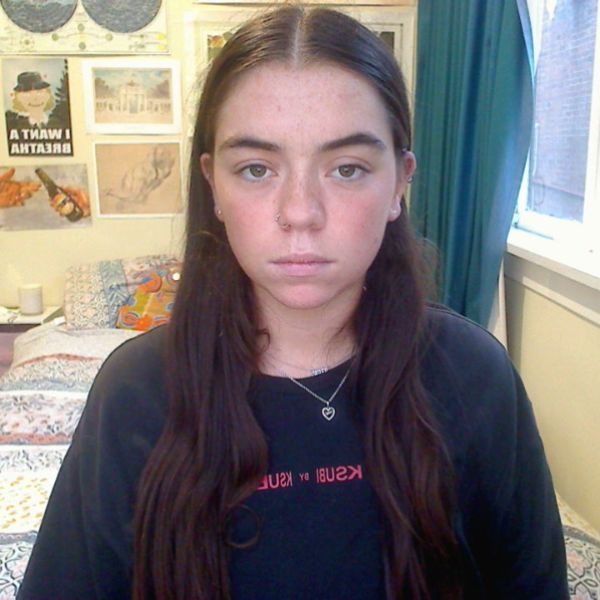
//> input picture Belle.jpg, 600 x 600 px, given in place of the camera
$ ./main   (built with g++ and OpenCV 4)
//> lines starting //> are read from the running program, lines starting //| are printed output that depends on the picture; after the words box and inside, x2 and y2 are one past the last pixel; in counts of white or black regions, pixels touching at a corner belong together
#include "opencv2/objdetect/objdetect.hpp"
#include "opencv2/highgui/highgui.hpp"
#include "opencv2/imgproc/imgproc.hpp"
#include <iostream>
#include <stdio.h>


using namespace std;
using namespace cv;


int main()
{
	double scale = 2.0; //Scales frame resolution (higher = quicker, 1.0 = default)

	//Importing cascade dependencies
	CascadeClassifier faceCascade;
	faceCascade.load("C:/OpenCV4/etc/haarcascades//haarcascade_frontalface_alt.xml");


	VideoCapture cap(0);
	if (!cap.isOpened())
		return -1;

	for (;;)
	{
		Mat frame;
		cap >> frame;
//> frame is the input picture: 600 rows x 600 cols, CV_8UC3; mean B, G, R 114.8, 116, 122.7

		Mat grayscale;
		cvtColor(frame, grayscale, COLOR_BGR2GRAY);
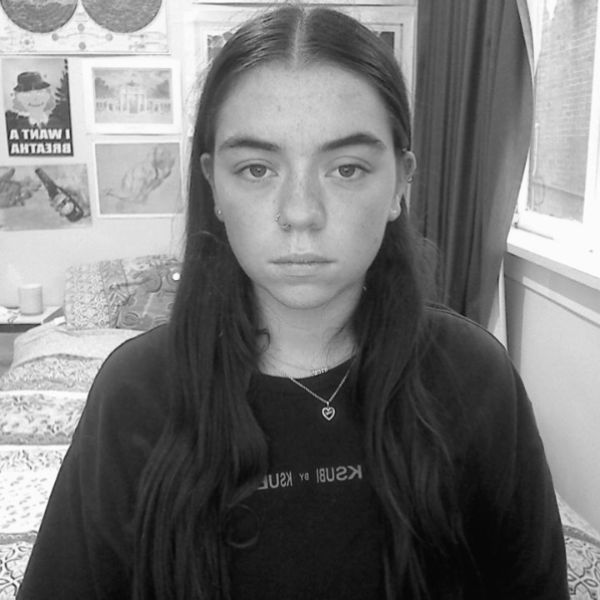
//> grayscale: 600 rows x 600 cols, CV_8UC1; min 4, max 255, mean 117.9
		resize(grayscale, grayscale, Size(grayscale.size().width / scale, grayscale.size().height / scale));
//> grayscale: 300 rows x 300 cols, CV_8UC1

		vector<Rect> faces;
		faceCascade.detectMultiScale(grayscale, faces, 1.1, 3, 0, Size(30, 30));
//> faces = 1 Rect (x, y, width, height): [94, 38, 115, 115]
		int numFaces = faces.size();//Calculating the number of faces and storing the integer value in x//
//> numFaces = 1

		for (Rect area : faces)
		{
			Scalar drawColor = Scalar(255, 0, 0);
			rectangle(frame, Point(cvRound(area.x * scale), cvRound(area.y * scale)),
				Point(cvRound((area.x + area.width - 1) * scale), cvRound((area.y + area.height - 1) * scale)), drawColor);

		}
//> this loop made 1 pass
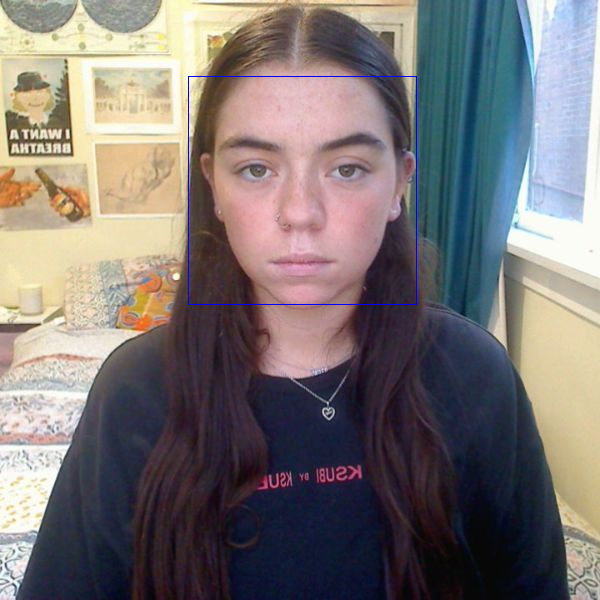
//> frame: 600 rows x 600 cols, CV_8UC3; 0.25% of pixels changed, all inside (x1, y1, x2, y2) = (188, 76, 417, 305)
		cout << "Number of face(s)in the image=" << numFaces << endl;//Displaying the value of x in the console window//
//| Number of face(s)in the image=1
		string s = to_string(numFaces);
//> s = '1'
		string concat = "Number of face(s) in the image: " + s;
//> concat = "Number of face(s) in the image: 1"
		putText(frame, concat, Point(50, 50), cv::FONT_HERSHEY_DUPLEX, 0.5, cv::Scalar(255, 0, 0), 2, false);
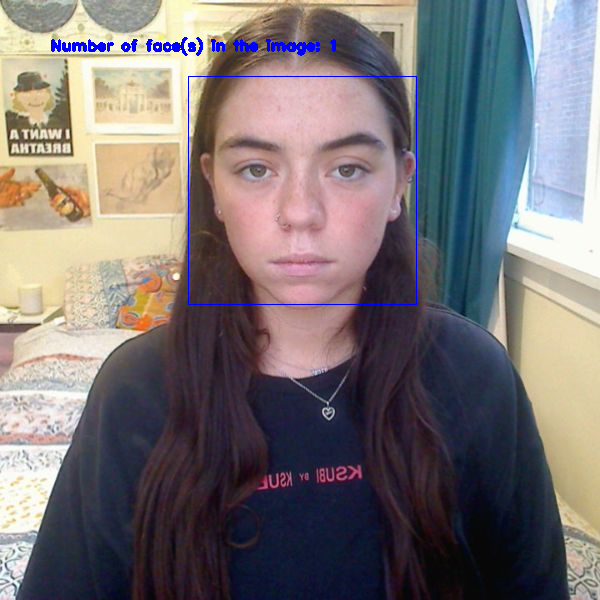
//> frame: 600 rows x 600 cols, CV_8UC3; 0.52% of pixels changed, all inside (x1, y1, x2, y2) = (51, 37, 336, 56)
		imshow("Webcam Frame", frame);
		//frame.putText(image, str, cv::Point(50, 50), cv::FONT_HERSHEY_DUPLEX, 1, cv::Scalar(0, 255, 0), 2, false);

//		system("pause");//Pausing the system to visualize the result//

		if (waitKey(30) >= 0)
//> the Esc key is pressed
			break;
	}
	return 0;
}

$ run again, on Ike.jpg
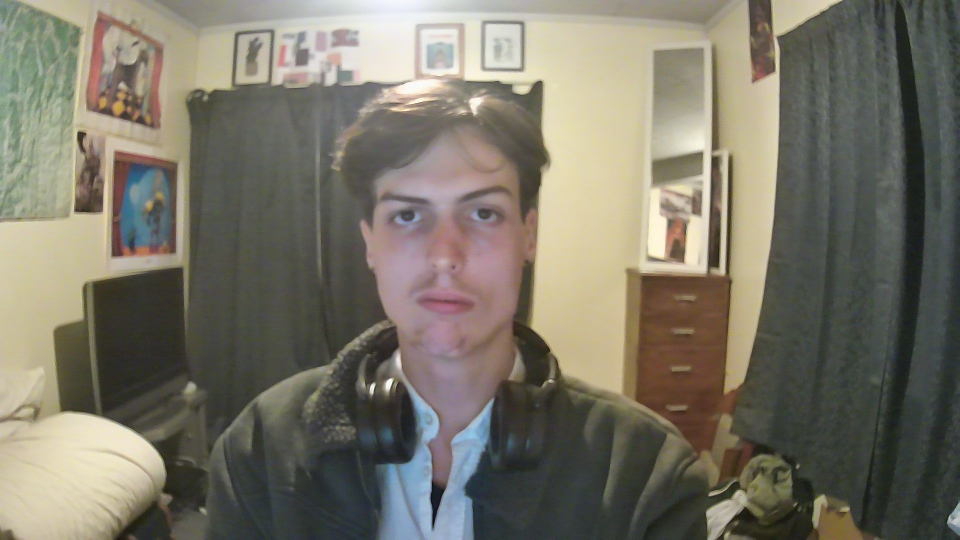
//> input picture Ike.jpg, 1920 x 1080 px, given in place of the camera (shown at 1/2 size)
//> frame is the input picture: 1080 rows x 1920 cols, CV_8UC3; mean B, G, R 103.9, 117.3, 121.5
//> faces = 1 Rect (x, y, width, height): [340, 138, 213, 213]
//> numFaces = 1
//> the loop `for (Rect area : faces)` made 1 pass
//> after the loop `for (Rect area : faces)`:
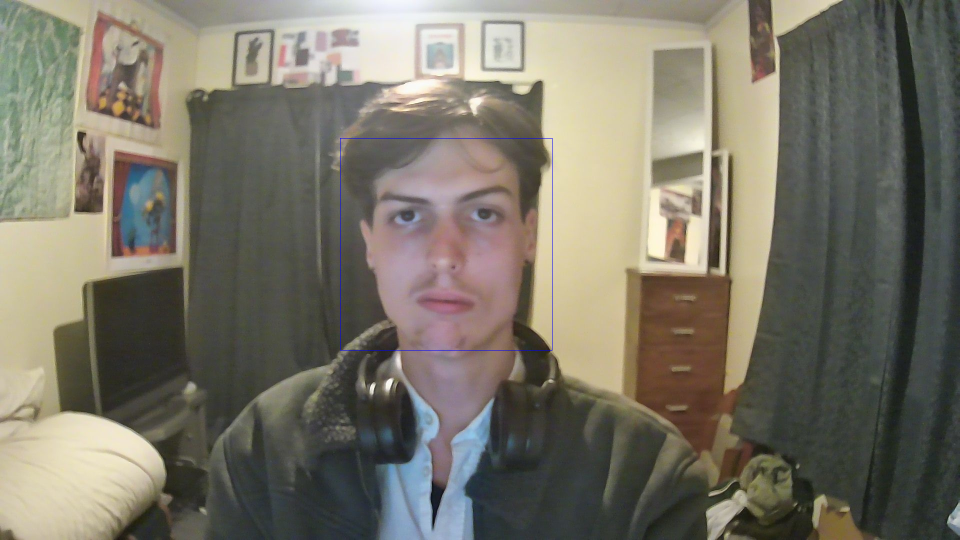
//> frame: 1080 rows x 1920 cols, CV_8UC3 (shown at 1/2 size); 0.08% of pixels changed, all inside (x1, y1, x2, y2) = (680, 276, 1105, 701)
//| Number of face(s)in the image=1
//> s = '1'
//> concat = "Number of face(s) in the image: 1"
//> `putText(frame, concat, Point(50, 50), cv::FONT_HERSHEY_DUPLEX, 0.5, cv..`:
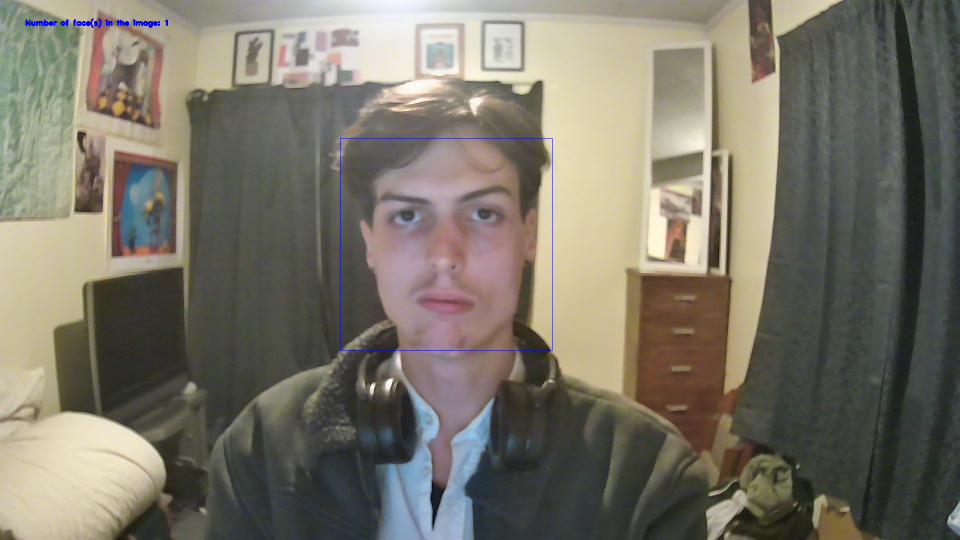
//> frame: 1080 rows x 1920 cols, CV_8UC3 (shown at 1/2 size); 0.09% of pixels changed, all inside (x1, y1, x2, y2) = (51, 37, 336, 56)
